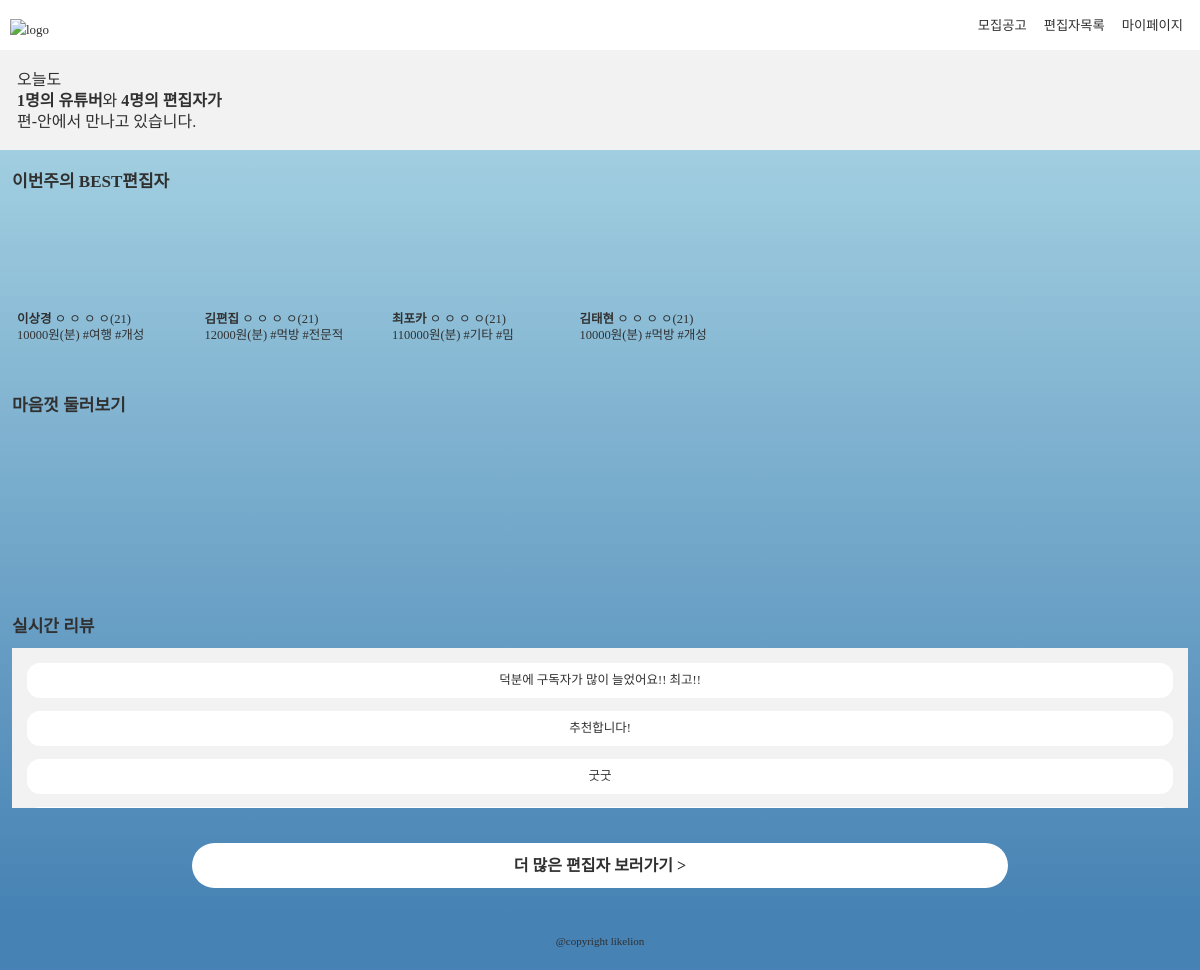
The app's page / (signed in) with its own data.
### app/models.py (models this page shows, shortened)
class Post_editor(models.Model):
    title = models.CharField(max_length=200)
    content = models.TextField(null=True)
    datetime = models.TextField(null=True)
    author = models.ForeignKey(User, on_delete=models.CASCADE, related_name='editor')
    name = models.TextField(null=True)
    img = models.TextField(null=True)
    tool = models.TextField(null=True)
    work = models.TextField(null=True)
    genre = models.TextField(null=True)
    style = models.TextField(null=True)
    rating = models.TextField(null=True)
    vid_url = models.TextField(null=True)
    basic_content = models.TextField(null=True)
    basic_price = models.TextField(null=True)
    standard_content = models.TextField(null=True)
    standard_price = models.TextField(null=True)
    premium_content = models.TextField(null=True)
    premium_price = models.TextField(null=True)
    inquiry = models.TextField(null=True)

class Comment_editor(models.Model):
    post = models.ForeignKey(Post_editor, on_delete=models.CASCADE, related_name='comments_e')
    content = models.TextField()
    author = models.ForeignKey(User, on_delete=models.CASCADE, related_name='comments_e')
    rate = models.IntegerField()
    datetime = models.TextField(null=True)

### app/views.py (the view)
# urls.py: 2. Add a URL to urlpatterns:  path('', views.home, name='home')
def home(request):
    comment_editor = Comment_editor.objects.all()
    post_editor = Post_editor.objects.all()
    post_youtuber = Post_youtuber.objects.all()
    return render(request, 'home.html', {'comment_editor' : comment_editor, 'post_editor' : post_editor, 'post_youtuber' : post_youtuber})

### app/templates/home.html (shortened to what this page needs)
{% load static %}
<!DOCTYPE html>
<html lang="en">
<head>
    <link rel="stylesheet" type="text/css" href="{% static 'home.css' %}">
  </head>
  <body>
    <header>
    <a href="{% url 'home' %}"><img class="logo_img"src="http://bitly.kr/YqkZ3WM87i" alt="logo"></a>
     <nav>
        <a href="{% url 'list_youtuber' %}" class="nav-item">모집공고</a>
        <a href="{% url 'list_editor' %}" class="nav-item">편집자목록</a>
          {% if user.is_authenticated %}
         <a href="{% url 'mypage_youtuber' %}" class="nav-item">마이페이지</a>
         {% else %}
           <a href="{% url 'login' %}" class="nav-item">로그인</a>
        {% endif %}
      </nav>
    </header>
    <main>
      <div class="home_top">
        <p class="home_top_title">오늘도<br><strong>{{ post_youtuber|length }}명의 유튜버</strong>와 <strong>{{ post_editor|length }}명의 편집자가</strong></br>편-안에서 만나고 있습니다.</p>
      </div>
      <div class="weekly_box">
        <h1 class="weekly_title">이번주의 BEST편집자</h1>
        <div class="weekly_wrapper">
        {% for post in post_editor %}
          <div class="weekly_item">
            <iframe class="weekly_video" src="{{ post.vid_url }}" frameborder="0" allow="accelerometer; autoplay; encrypted-media; gyroscope; picture-in-picture" allowfullscreen></iframe>
            <div class="weekly_content">
              <span class="weekly_name"><strong>{{ post.name }}</strong></span>
              <span class="weekly_name">ㅇ ㅇ ㅇ ㅇ(21)<br></span>
              <span class="weekly_career">{{ post.basic_price }}원(분) </span>
              <span class="weekly_genre">#{{ post.genre }} #{{ post.style }}</span>
            </div>
          </div>
          {% endfor %}
        </div>
      </div>
     {% if user.is_authenticated %}
   <div class="explore_box">
     <h1 class="explore_title">마음껏 둘러보기</h1>
     <div class="explore_wrapper">
    {% for post in post_editor %}
      <iframe class="explore_video" src="{{ post.vid_url }}" frameborder="0" allow="accelerometer; autoplay; encrypted-media; gyroscope; picture-in-picture" allowfullscreen></iframe>
    {% endfor %}
     </div>
   </div>
   <div class="realtime_box">
     <h1 class="realtime_title">실시간 리뷰</h1>
     <div class="realtime_wrapper">
      {% for comment in comment_editor %}
       <div class="realtime_item">
         <p class="realtime_content">{{comment.content}}</p>
       </div>
       {% endfor %}
     </div>
   </div>
   <a href="{% url 'list_editor' %}" class="submit_button">더 많은 편집자 보러가기 > </a>
  {% endif %}
    </main>
    <footer>
      <p>@copyright likelion</p>
    </footer>
  </body>
</html>

### app/static/home.css (style rules this page uses)
html { font-size: 62.5%; color: #303030; line-height: 210%; font-family: 'Noto Sans KR'; }
a { text-decoration: none; color: #303030; }
body { margin: 0; }
header { background-color: white; height: 50px; display: flex; justify-content: space-between; align-items: center; padding: 0px 0px 0px 10px; font-size: 1.3rem; }
nav { white-space: nowrap; display: flex; justify-content: space-between; font-size: 1.33rem; }
nav>a { margin-right: 17px; }
.logo_img { width: 105px; position: relative; top: 4px; }
main { background: linear-gradient( to top, steelblue, lightblue); padding-bottom: 27px; }
.home_top { background-color: #f2f2f2; height: 100px; display: flex; align-items: center; padding-left: 17px; font-size: 1.6rem; }
.weekly_title, .survey_title, .explore_title, .realtime_title { font-size: 1.7rem; }
.weekly_wrapper { height: 160px; overflow-x: auto; white-space: nowrap; }
.weekly_item { width: 180px; height: 100%; margin-right: 5px; box-sizing: border-box; display: inline-block; }
.weekly_video { width: 100%; height: 100px; }
.weekly_content { height: 45px; font-size: 1.25rem; line-height: 130%; padding-left: 5px; }
.submit_button { width: 68%; background-color: white; display: inline-block; font-size: 1.6rem; font-weight: 700; height: 45px; display: flex; justify-content: center; align-items: center; margin-left: auto; margin-right: auto; border-radius: 50px; cursor: pointer; }
.weekly_box, .explore_box, .realtime_box { padding: 10px 12px; }
.explore_wrapper { overflow-x: auto; white-space: nowrap; }
.explore_video { width: 105px; margin-right: 4px; }
.realtime_wrapper { background-color: #f2f2f2; height: 160px; box-sizing: border-box; padding: 15px; overflow: scroll; margin-bottom: 25px; }
.realtime_item { height: 35px; background-color: white; border-radius: 13px; margin-bottom: 13px; display: flex; justify-content: center; align-items: center; }
.realtime_content { font-size: 1.25rem; }
footer { background-color: steelblue; height: 50px; text-align: center; padding-top: 5px; font-size: 1.1rem; }

### records on screen
Post_editor: name "이상경", basic_price "10000", genre "여행", style "개성"
Post_editor: name "김편집", basic_price "12000", genre "먹방", style "전문적"
Post_editor: name "최포카", basic_price "110000", genre "기타", style "밈"
Post_editor: name "김태현", basic_price "10000", genre "먹방", style "개성"
Comment_editor: content "덕분에 구독자가 많이 늘었어요!! 최고!!"
Comment_editor: content "추천합니다!"
Comment_editor: content "굿굿"

### other values on screen
{{ post_youtuber|length }} "1"
{{ post_editor|length }} "4"
